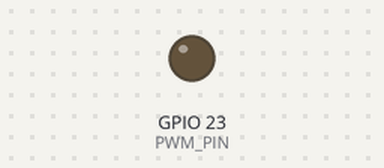
Simulated run of this program. Board: Raspberry Pi (BCM pin numbers). Shown: output pins drawn as LEDs (lit = HIGH).

Above: at 0.05 s.
At 0.5 s:
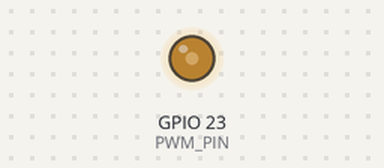
At 1.0 s:
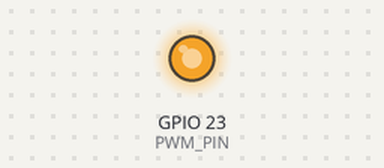
At 2.0 s:
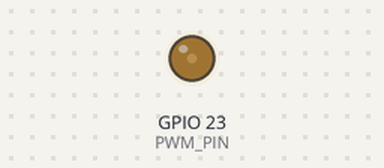
Timing chart, 0 to 5.1 s (numbered marks = the images above):
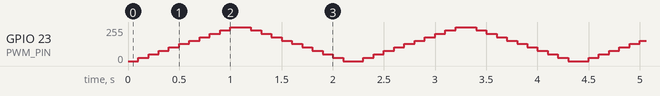

The program:

pwm.py
```python
#!/usr/bin/env python3
# -*- coding: utf-8 -*-
"""
Filename: pwm.py
Author: Manuel Caballero
Date: 20/June/2026
Version: 20/June/2026 The ORIGIN
Description:
    This script demonstrates how to generate a PWM signal.

    Follow me!:
	- GitHub:  https://github.com/AqueronteBlog
    - YouTube: https://www.youtube.com/user/AqueronteBlog
    - X:       https://x.com/aqueronteblog

License: MIT License
Contact: aqueronteblog@gmail.com
Dependencies: RPi.GPIO, time
"""
#!/usr/bin/env python3
import RPi.GPIO as GPIO
import time


PWM_PIN = 23       # GPIO23 supports hardware PWM
FREQUENCY = 500    # 500 Hz PWM


# main
def main():
    GPIO.setmode(GPIO.BCM)      # Use Broadcom pin numbering

    GPIO.setup(PWM_PIN, GPIO.OUT)

    pwm = GPIO.PWM(PWM_PIN, FREQUENCY)
    pwm.start(0)                # start with 0% duty cycle

    try:
        while True:
            # Fade up
            for duty in range(0, 101, 10):
                pwm.ChangeDutyCycle(duty)
                time.sleep(0.1)

            # Fade down
            for duty in range(100, -1, -10):
                pwm.ChangeDutyCycle(duty)
                time.sleep(0.1)

    except KeyboardInterrupt:
        print("Script stopped by User")
        pwm.stop()
        GPIO.cleanup()          # Clean up GPIO when exiting


if __name__ == "__main__":
    main()
```
